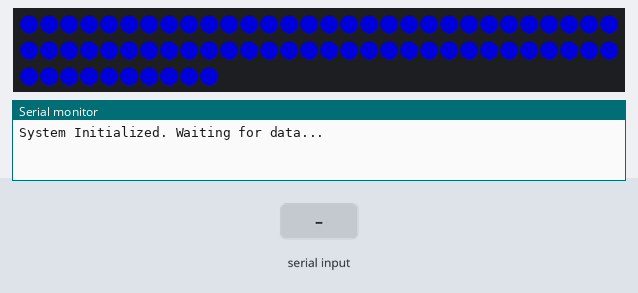
Recording of a sketch running on a simulated Arduino Uno, built with avr-gcc and run on an emulated ATmega328P. On the bench: 70 RGB LEDs in strip order, left to right, continuing on the next row, the last lines printed to the serial monitor. The test bench sets the inputs (shaded band). Dim RGB values are drawn brighter than linear.

Above: at 1.2 s.
1.3 s: "1" received over the second serial link
At 3.63 s:
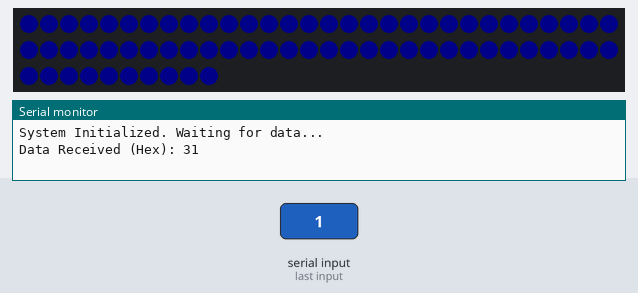
Timing chart, 0 to 5.1 s (numbered marks = the images above; inputs shaded):
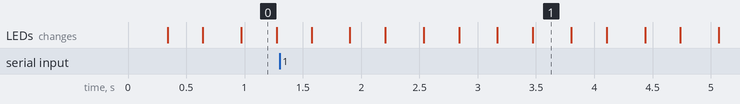

The sketch:

arduino.ino
```cpp
// This is the code of Arduino which is used to control the LED strip using Bluetooth.

#include <SoftwareSerial.h>
#include <FastLED.h>
#define NUM_LEDS 70
#define DATA_PIN 3
CRGB leds[NUM_LEDS];
SoftwareSerial mySerial(4, 5);  // RX, TX
int brightness = 0;      // LED brightness level
int fadeAmount = 5;      // Amount to change brightness each cycle
int data = 0;            // Data from Bluetooth
void setup() {
    Serial.begin(9600);         // Start Serial Monitor for debugging
    mySerial.begin(9600);       // Start Bluetooth serial communication
    FastLED.addLeds<WS2815, DATA_PIN, RGB>(leds, NUM_LEDS).setCorrection(TypicalLEDStrip);
    FastLED.setMaxPowerInVoltsAndMilliamps(5, 2000);
    FastLED.clear();
    FastLED.setBrightness(255); // Start with max brightness
    FastLED.show();
    Serial.println("System Initialized. Waiting for data...");
    data=3;
}
void loop() {
    // Read and print incoming Bluetooth data as hex
    if (mySerial.available()) {
        while (mySerial.available()) {
            int incomingByte = mySerial.read();  // Read each byte
            Serial.print("Data Received (Hex): ");
            Serial.println(incomingByte, HEX);   // Print as hexadecimal
            // Check for ASCII control characters 1, 2, and 3
            if (incomingByte == 1) {        // ASCII SOH (Start of Heading)
                data = 1;
            } else if (incomingByte == 2) { // ASCII STX (Start of Text)
                data = 2;
            } else if (incomingByte == 3) { // ASCII ETX (End of Text)
                data = 3;
            }
        }
    }
    // Perform the LED breathing animation based on the value of 'data'
    if (data == 1) {
        breathingAnimation(CRGB::Green);  // Green LED animation for '1'
    } else if (data == 2) {
        breathingAnimation(CRGB::Red);    // Red LED animation for '2'
    } else if (data == 3) {
        breathingAnimation(CRGB::Blue);   // Blue LED animation for '3'
    }
}
// Function to create a breathing animation with the given color
void breathingAnimation(CRGB color) {
    fill_solid(leds, NUM_LEDS, color);      // Set all LEDs to the given color
    FastLED.setBrightness(brightness);      // Adjust brightness
    FastLED.show();
    // Update brightness for breathing effect
    brightness += fadeAmount;
    // Reverse the direction of the fade at the ends of the fade
    if (brightness <= 0 || brightness >= 255) {
        fadeAmount = -fadeAmount;
    }
    delay(30);  // Adjust delay to control breathing speed (faster or slower breathing)
}

// old version of code
/*

*/
/*

Any kind of data can be sent using the similar code.
Here, we are using an ultrasonic sensor and sending the data obtained by it.

Connections
Vcc- 5V
Gnd- Gnd
Trig-12
Echo-11

*//*

#include<SoftwareSerial.h>
SoftwareSerial BTserial(0,1);
const int trigPin=12;
const int echoPin=11;

void setup() {
    pinMode(trigPin,OUTPUT);
    pinMode(echoPin,INPUT);
    pinMode(13,OUTPUT);
    BTserial.begin(9600);
    */
/* while(BTserial.available()==0)
    {BTserial.print(5);
    delay(2000);}*//*


}

void loop() {

    float duration,distance;
    digitalWrite(trigPin,LOW);
    delayMicroseconds(100);
    digitalWrite(trigPin,LOW);
    digitalWrite(trigPin,HIGH);
    delayMicroseconds(5000);
    digitalWrite(trigPin,LOW);
    duration=pulseIn(echoPin,HIGH);
    distance=duration/29/2;


    if(BTserial.available()==0)
    {BTserial.print(distance);
        BTserial.print("\n");
        delay(500);
    }

}
*/
```
